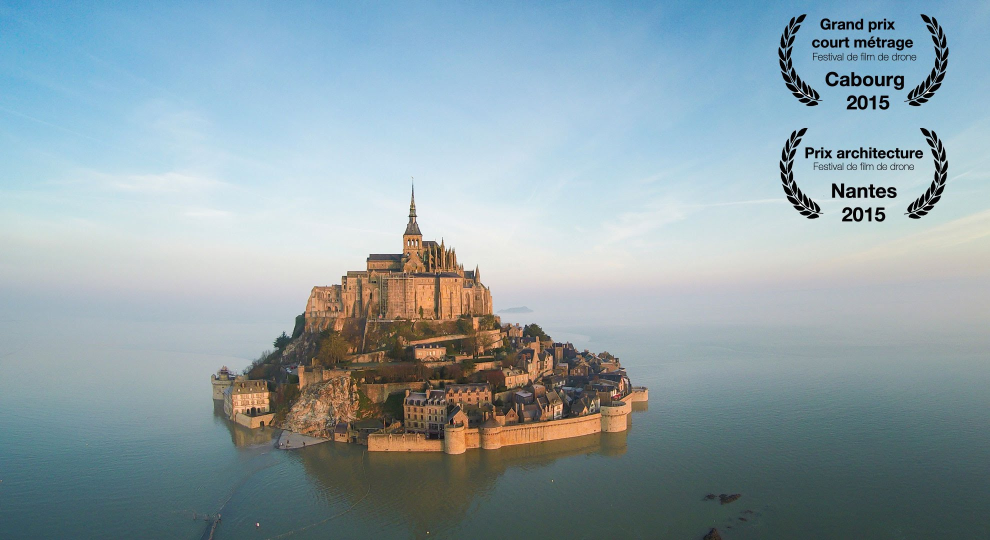
%> input picture PoissonEditing/images/MSM.jpeg, 1980 x 1080 px (shown at 1/2 size)
$ octave --eval "result = task2(imread('images/MSM.jpeg'));"   (GNU Octave 9; MATLAB toolbox functions it lacks are replaced by stand-ins)
%> lines starting %> are read from the running program, lines starting %| are printed output that depends on the picture
function r = task2(img)

close all ;
% load the image
img = double(rgb2gray(imread('images/tourEiffel.jpeg')))/255 ;
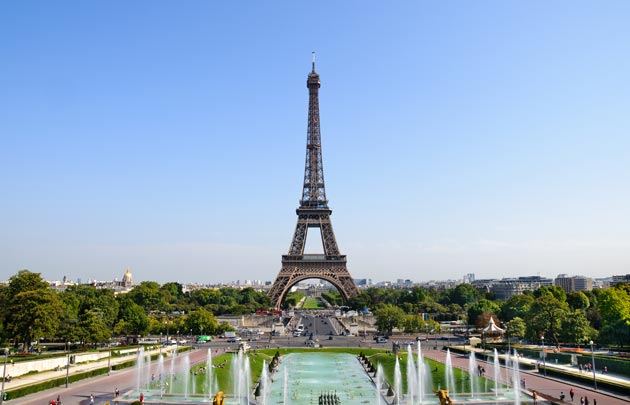
%> input picture PoissonEditing/images/tourEiffel.jpeg, 630 x 405 px
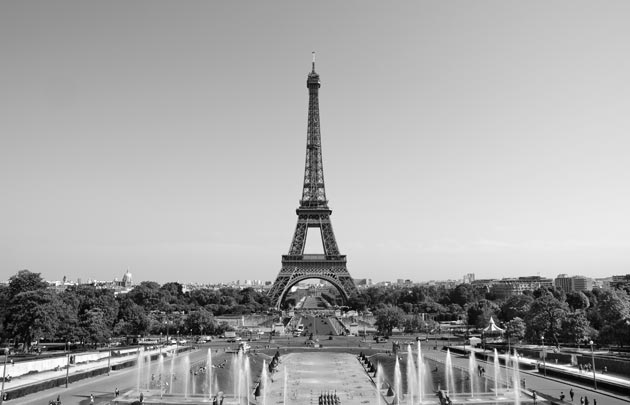
%> img: size 405x630 double; min 0, max 1, mean 0.652

% draw the result
fig1 = figure,
set(fig1, 'Position', [0 0 1500 400]) ;
subplot(1,3,1),
imshow(img) ;

[M, N] = size(img) ; % size
%> M = 405; N = 630

% Selection of the region
%> (the run ends here)
